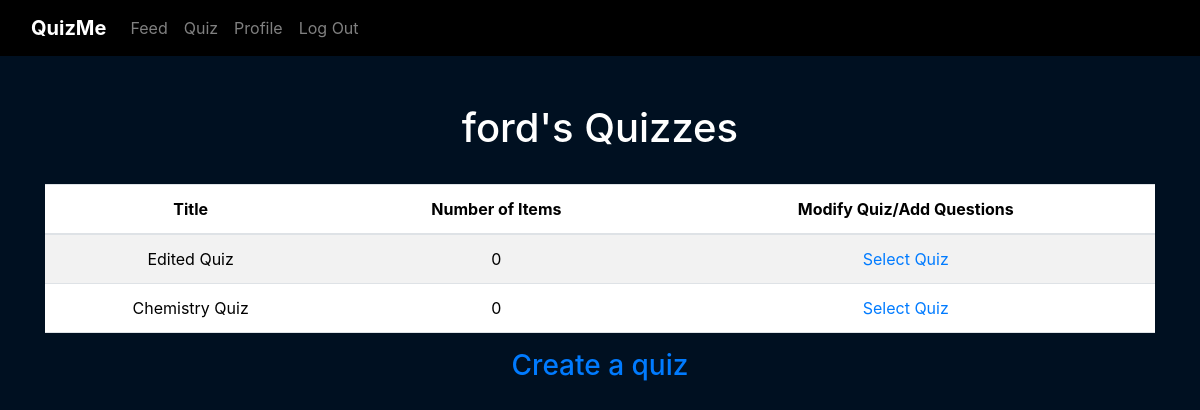
The app's page /quiz/ (signed in), older data.
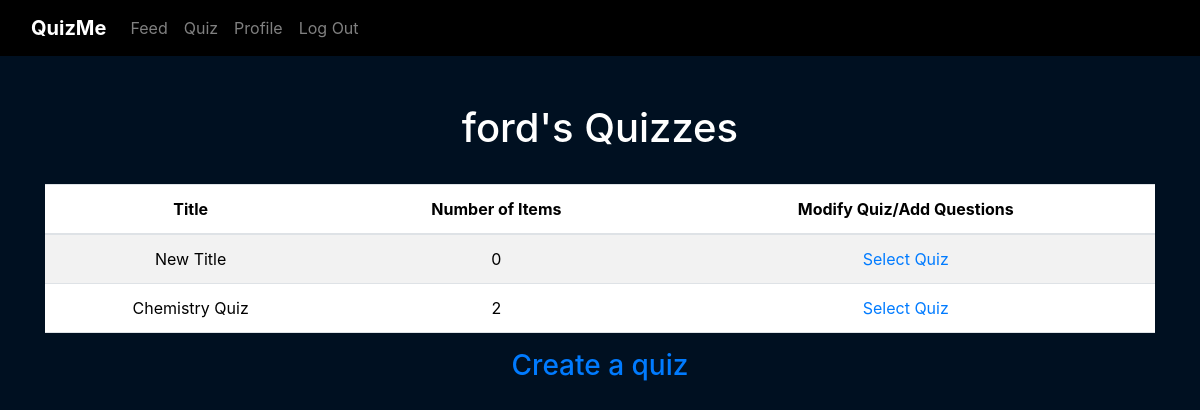
The same page, newer data.
### web_app/models.py (models this page shows)
class Quiz(db.Model):
    __tablename__ = 'quizzes'
    id = db.Column(db.Integer, primary_key=True)
    title = db.Column(db.String(30), nullable=False)
    instructions = db.Column(db.String(1000))
    total_items = db.Column(db.Integer)
    user_id = db.Column(db.Integer, db.ForeignKey('users.id'))
    items = db.relationship('Item', cascade="all, delete-orphan", backref="quiz")

### web_app/blueprints/quiz/routes.py (the view)
@quiz.route('/')
@login_required
def index():
    quizzes = current_user.quizzes
    return render_template('quiz/index.html', quizzes=quizzes)

### web_app/blueprints/quiz/templates/quiz/index.html (shortened to what this page needs)
{% extends "base.html" %}
{% block content %}
    <h1>{{ current_user.username }}'s Quizzes</h1>
    <br>
    <table class="table table-striped">
        <thead>
            <tr>
              <th>Title</th>
              <th>Number of Items</th>
              <th>Modify Quiz/Add Questions</th>
            </tr>
        </thead>
        <tbody>
            {% for quiz in quizzes %}
            <tr>
                <td>{{ quiz.title }}</td>
                <td>{{ quiz.total_items }}</td>
                <td>
                    <a href="{{ url_for('quiz.modify_quiz', quiz_id=quiz.id, quiz_title=quiz.title) }}">Select Quiz</a>
                </td>
            </tr>
            {% endfor %}
        </tbody>
    </table>
    <h3>
        <a href="{{ url_for('quiz.create')}}">Create a quiz</a>
    </h3>
{% endblock %}

Row changes from the older to the newer data that the page shows:
changed Quiz: title "Edited Quiz" → "New Title"
changed Quiz "Chemistry Quiz": total_items "0" → "2"
